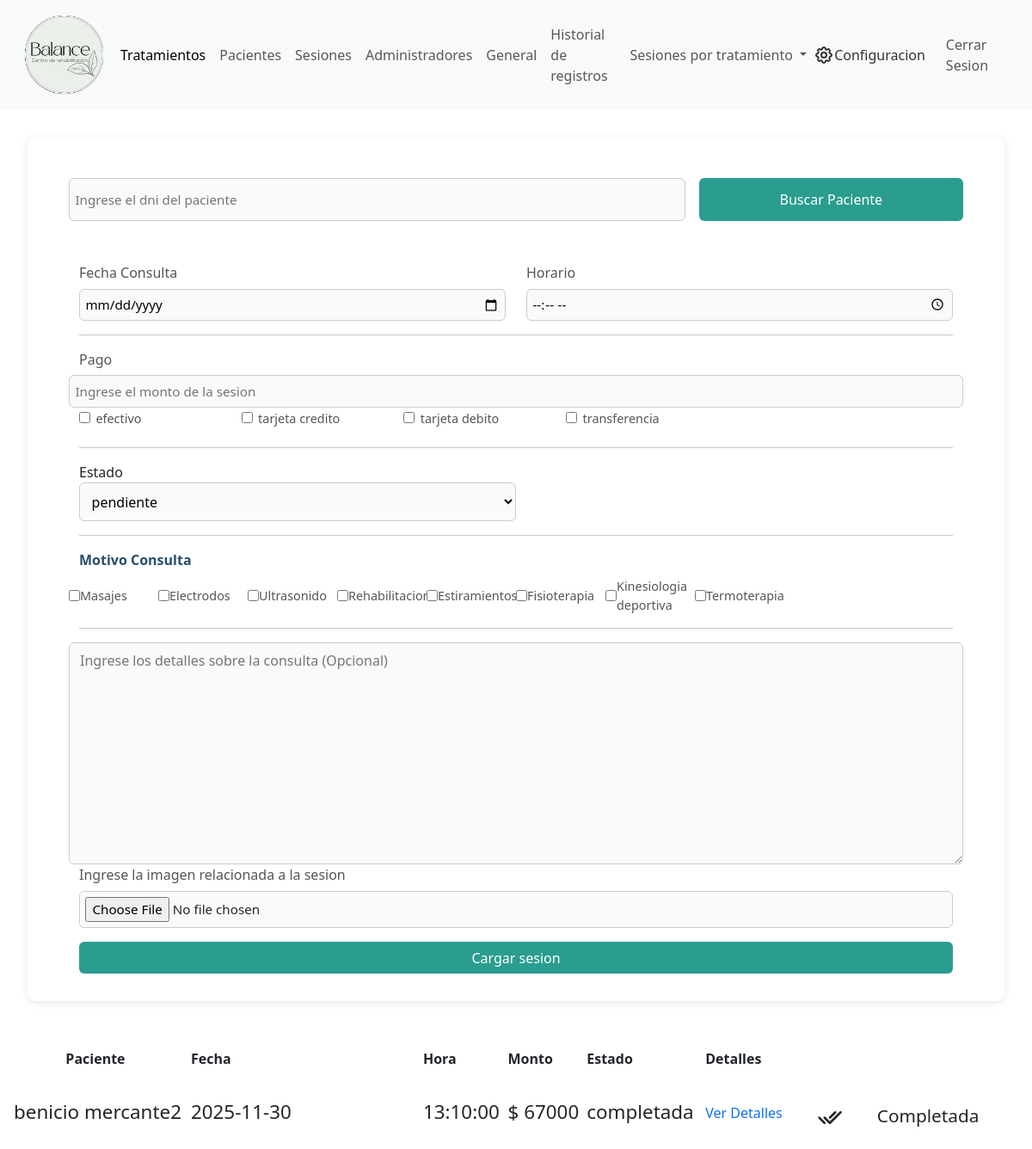
The page /admin/sesiones.php (signed in) on the database its author committed.
### tables this page shows
CREATE TABLE `metodos_pago` (
  `id_metodos_pago` int(11) NOT NULL,
  `nombre` varchar(45) NOT NULL
);

CREATE TABLE `tratamientos` (
  `id_tratamientos` int(11) NOT NULL,
  `nombre` varchar(45) NOT NULL
);

CREATE TABLE `sesiones` (
  `id_sesiones` int(11) NOT NULL,
  `detalles` tinytext DEFAULT NULL,
  `imagen` varchar(100) DEFAULT NULL,
  `fk_personas` int(11) NOT NULL,
  `fk_fechas_horas` int(11) NOT NULL,
  `fk_estado_sesion` int(11) NOT NULL,
  `monto` decimal(10,0) NOT NULL
);

CREATE TABLE `personas` (
  `id_personas` int(11) NOT NULL,
  `nombre` varchar(45) NOT NULL,
  `apellido` varchar(45) NOT NULL,
  `dni` int(11) NOT NULL,
  `fecha_nacimiento` date NOT NULL,
  `telefono` int(11) NOT NULL,
  `email` varchar(60) NOT NULL,
  `fk_rol` int(11) NOT NULL,
  `contrasenia` varchar(45) DEFAULT NULL
);

CREATE TABLE `fechas_horas` (
  `id_fechas_horas` int(11) NOT NULL,
  `fecha` date NOT NULL,
  `hora` time NOT NULL
);

CREATE TABLE `estados_sesiones` (
  `id_estado` int(11) NOT NULL,
  `nombre` varchar(45) NOT NULL
);

### admin/abml/lectura.php (called while the page is built, shortened)
<?php
    $lecturaMetodosPago = "SELECT * FROM `metodos_pago`";
    $lecturaEstados = "SELECT * FROM `estados_sesiones`";
    $lecturaTratamientos = "SELECT * FROM `tratamientos`";
    $lecturaSesiones = "SELECT * FROM `sesiones`";
?>

### admin/sesiones.php (the view, shortened to what this page needs)
<?php
    include_once("../componentes-admin/header.php");
    include_once("../componentes/config/config.php");
    include_once("./abml/lectura.php");
?>
    <main>
        <section id="section-form">
            <article id="article-form">
                <?php
                    if (isset($_GET["idU"])) {
                        $idBuscado = htmlspecialchars($_GET["idU"]);
                        $lecturaUsuarios .= " WHERE `id_personas`='$idBuscado'";
                        if ($usuario = mysqli_fetch_array(mysqli_query($conexion,$lecturaUsuarios))) {
                            echo "<div><a class='cancelar-usuario' href='$_SERVER[PHP_SELF]'>Cancelar Usuario</a></div>";
                            echo "<div>";
                            echo "<p><span class='datos-paciente'>Paciente:</span> $usuario[nombre]  $usuario[apellido]</p>";
                            echo "<p><span class='datos-paciente'>Dni:</span> $usuario[dni]</p>";
                            echo "<p><span class='datos-paciente'>Telefono:</span> $usuario[telefono]</p>";
                            echo "<p><span class='datos-paciente'>Email:</span> $usuario[email]</p>";
                            echo "<p><span class='datos-paciente'>Fecha Nacimiento:</span> $usuario[fecha_nacimiento]</p>";
                            echo "</div>";
                        }
                    }
                    else {
                        echo "<div class='div-busqueda'>";
                            echo "<form action='busqueda-paciente.php' method='post'>
                                    <input type='number' name='dni-buscado' placeholder='Ingrese el dni del paciente'>
                                    <input type='submit' value='Buscar Paciente'>
                                </form>";
                        echo "</div>";
                    }
                ?>
                <form class="container-fluid" action="./abml/alta-sesion.php" enctype="multipart/form-data" method="post">
                    <div class="row">
                        <div class="col-6 d-flex flex-column">
                            <label for="fecha">Fecha Consulta</label>
                            <input type="date" name="fecha" id="fecha" placeholder="Ingrese fecha de la consulta">
                        </div>
                        <div class="col-6 d-flex flex-column"">
                            <label for="hora">Horario</label>
                            <input type="time" name="hora" placeholder="Ingrese horario de la consulta">
                        </div>
                    </div>
                    <hr>
                    <div>
                        <div>
                            <div class="row d-flex align-items-center">
                                <label class="col-2" for="monto">Pago</label>
                                <input class="col-4" type="number" name="monto" id="monto" placeholder="Ingrese el monto de la sesion">
                            </div>
                            <?php
                                $metodosPago = mysqli_query($conexion,$lecturaMetodosPago);
                                while($metodoPago = mysqli_fetch_array($metodosPago)) {
                                    echo "<input type='checkbox' name='metodos-pago[]' id='$metodoPago[nombre]' value='$metodoPago[id_metodos_pago]'>";
                                    echo "<label class='label-checkbox col-2' for='$metodoPago[nombre]'>$metodoPago[nombre]</label>";
                                }
                            ?>
                        </div>
                    </div>
                    <hr>
                    <div>
                        <div class="col-6 >
                            <label for="estado">Estado</label>
                            <select name="estado" id="estado">
                                <?php
                                    $estados = mysqli_query($conexion,$lecturaEstados);
                                    while($estado = mysqli_fetch_array($estados)) {
                                        echo "<option value='$estado[id_estado]'>$estado[nombre]</option>";
                                    }
                                ?>
                            </select>
                        </div>
                    </div>
                    <hr>
                    <div>
                        <p class="motivo-consulta">Motivo Consulta</p>
                        <div class="row">
                        <?php
                            $tratamientos = mysqli_query($conexion,$lecturaTratamientos);
                            while($tratamiento = mysqli_fetch_array($tratamientos)) {
                                echo "<div class='div-checkbox col-2'>";
                                echo "<input type='checkbox' name='tratamientos[]' id='$tratamiento[nombre]' value='$tratamiento[id_tratamientos]'>";
                                echo "<label class='label-checkbox m-0' for='$tratamiento[nombre]'>$tratamiento[nombre]</label>";
                                echo "</div>";
                            }
                        ?>
                        </div>
                    </div>
                    <hr>
                    <div class="row">
                        <textarea class="col-12" name="detalles" id="detalles" rows="10" placeholder="Ingrese los detalles sobre la consulta (Opcional)"></textarea>
                    </div>
                    <div>
                        <label for="imagen">Ingrese la imagen relacionada a la sesion</label>
                        <input type="file" name="imagen" id="imagen" required>
                    </div>
                    <input type="submit" value="Cargar sesion">
                </form>
            </article>
        </section>
        <section>
            <article>
                <table id="tabla-sesion">
                    <thead>
                        <th class="text-center">
                            Paciente
                        </th>
                        <th class="columna-fecha">
                            Fecha
                        </th>
                        <th>
                            Hora
                        </th>
                        <th>
                            Monto
                        </th>
                        <th>
                            Estado
                        </th>
                        <th>
                            Detalles
                        </th>
                    </thead>
                    <tbody>
                        <?php
                            $sesiones = mysqli_query($conexion,$lecturaSesiones);
                            while($sesion = mysqli_fetch_array($sesiones)) {
                                $lecturaUsuarios = "SELECT * FROM `personas`";
                                $lecturaHorarios = "SELECT * FROM `fechas_horas`";
                                $lecturaEstados = "SELECT * FROM `estados_sesiones`";
                                echo "<tr>";
                                $lecturaUsuarios .= "WHERE `id_personas`='$sesion[fk_personas]'";
                                $usuarios = mysqli_query($conexion,$lecturaUsuarios);
                                if ($usuario = mysqli_fetch_array($usuarios)) {
                                    echo "<td class='columna-usuario'><p>$usuario[nombre] $usuario[apellido]</p></td>";
                                }
                                $lecturaHorarios .= "WHERE `id_fechas_horas`='$sesion[fk_fechas_horas]'";
                                $horarios = mysqli_query($conexion,$lecturaHorarios);
                                if ($horario = mysqli_fetch_array($horarios)) {
                                    echo "<td class='columna-fecha'><p>$horario[fecha]</p></td>";
                                    echo "<td><p>$horario[hora]</p></td>";
                                }
                                $lecturaEstados .= " WHERE `id_estado`='$sesion[fk_estado_sesion]'";
                                $estados = mysqli_query($conexion,$lecturaEstados);
                                echo "<td><p>$ $sesion[monto]</p></td>";
                                if ($estado = mysqli_fetch_array($estados)) {
                                    echo "<td>";
                                    echo "<p>$estado[nombre]</p>";
                                    $estadoActual = $estado["nombre"];
                                    echo "</td>";
                                }
                                $verDetalles = "<a href='informacion-sesion.php?id=$sesion[id_sesiones]'>Ver Detalles</a>";
                                if ($estadoActual != "completada") {
                                    $marcarCompletada = "<a class='marcar-completada' href='./abml/procesar-modificacion.php?idC=$sesion[id_sesiones]'>
                                    <svg xmlns='http://www.w3.org/2000/svg' width='24' height='24' viewBox='0 0 24 24' fill='none' stroke='currentColor' stroke-width='2' stroke-linecap='round' stroke-linejoin='round' class='icon icon-tabler icons-tabler-outline icon-tabler-check'><path stroke='none' d='M0 0h24v24H0z' fill='none'/><path d='M5 12l5 5l10 -10' /></svg>
                                    <span>Marcar como completada</span>
                                    </a>";
                                }
                                else {
                                    $marcarCompletada = "<svg xmlns='http://www.w3.org/2000/svg' width='30' height='35' viewBox='0 0 24 24' fill='none' stroke='currentColor' stroke-width='2' stroke-linecap='round' stroke-linejoin='round' class='icon icon-tabler icons-tabler-outline icon-tabler-checks'><path stroke='none' d='M0 0h24v24H0z' fill='none'/><path d='M7 12l5 5l10 -10' /><path d='M2 12l5 5m5 -5l5 -5' /></svg><span class='completada'>Completada</span>";
                                }
                                echo "<td class='td-detalles'>
                                        $verDetalles
                                        $marcarCompletada
                                        </td>";
                                echo "</tr>";
                            }
                        ?>
                    </tbody>
            </article>
        </section>
    </main>
</body>
</html>

### css-admin/sesiones.css (style rules this page uses)
td p { font-size: 1.4rem; }
.td-detalles { display: flex; max-width: fit-content; word-break: break-all; margin-top: 1rem; column-gap: 1rem; }
.td-detalles > * { margin-right: 1.5rem; }
.columna-usuario { max-width: 200px; }
.columna-usuario > p { margin-left: 1rem; }
.columna-fecha { width: 270px; }
#section-form { display: flex; justify-content: center; padding: 2rem; }
#article-form { background-color: #fff; padding: 2rem 3rem; border-radius: 10px; box-shadow: 0 2px 10px rgba(0,0,0,0.1); width: 100%; max-width: 1400px; display: flex; flex-direction: column; row-gap: 3rem; }
form p { font-weight: bold; margin-bottom: 1rem; color: #2a4d69; }
.motivo-consulta { font-weight: 600; margin-bottom: 0.5rem; color: #2a4d69; }
label { font-weight: 500; margin-bottom: 0.4rem; color: #555; }
input[type="text"], input[type="number"], input[type="date"], input[type="time"], input[type="file"], select, textarea { width: 100%; padding: 0.6rem; border: 1px solid #ccc; border-radius: 6px; background-color: #fafafa; font-size: 0.95rem; }
.div-checkbox { display: flex; align-items: center; }
.label-checkbox { margin-left: 0.4rem; font-size: 0.9rem; }
hr { border: none; border-top: 1px solid #ddd; margin: 1.5rem 0; }
.completada { font-size: 1.3rem; }
input[type="submit"] { display: block; width: 100%; background-color: #2a9d8f; color: #fff; border: none; padding: 0.8rem; border-radius: 6px; font-size: 1rem; cursor: pointer; transition: background-color 0.3s ease; margin-top: 1rem; }
.div-busqueda form { display: flex; align-items: end; column-gap: 1rem; }
.div-busqueda form input { height: 50px; }
.div-busqueda input:nth-child(1) { width: 70%; }
.div-busqueda input:nth-child(2) { width: 30%; }

### css-admin/main.css (style rules this page uses)
* { margin: 0; padding: 0; }
a { text-decoration: none; }
svg { transition: color 0.3s ease; }
table { width: 100%; }
tr { height: 70px; transition: background-color 0.2s ease; }
input { padding: 0.4rem !important ; }
.div-checkbox { width: 10% !important; padding: 0 !important; }
textarea { padding: 0.5rem; resize: vertical; }

### rows shown on the page
metodos_pago: nombre "efectivo"
metodos_pago: nombre "tarjeta credito"
metodos_pago: nombre "tarjeta debito"
metodos_pago: nombre "transferencia"
tratamientos: nombre "Masajes"
tratamientos: nombre "Electrodos"
tratamientos: nombre "Ultrasonido"
tratamientos: nombre "Rehabilitacion"
tratamientos: nombre "Estiramientos"
tratamientos: nombre "Fisioterapia"
tratamientos: nombre "Kinesiologia deportiva"
tratamientos: nombre "Termoterapia"
sesiones: fk_personas.nombre "benicio", fk_personas.apellido "mercante2", fk_fechas_horas.fecha "2025-11-30", fk_fechas_horas.hora "13:10:00", monto "67000", estados_sesiones.nombre "completada"

### other values the page prints
form field estado "pendiente"
